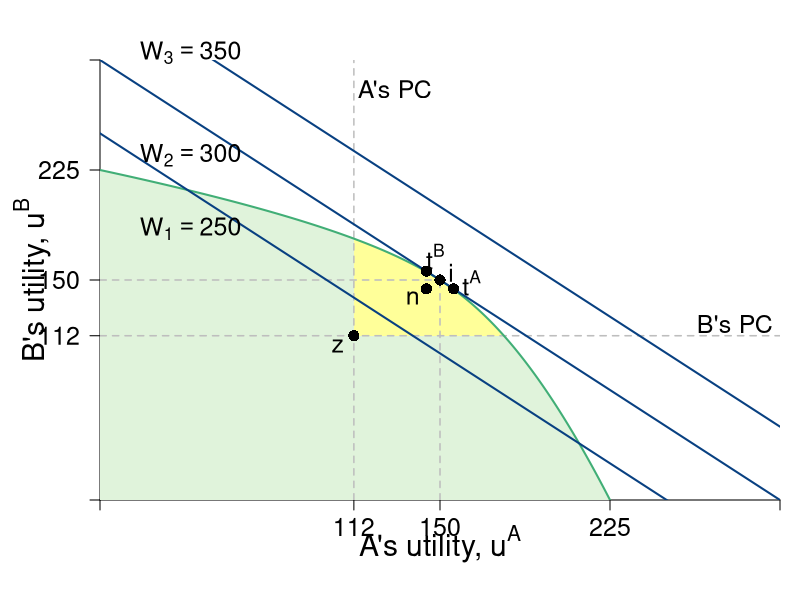

Recreate this plot in R.
#Graph Designer: Scott Cohn
#Authors: Bowles and Halliday
#Title: Coordination, Conflict and Competition: A Text in Microeconomics

####################################
# Version with Feas Set Full Shade
####################################

# Graph Initialize --------------------------------------------------------
library(tidyverse)
require(shape)
pdf(file = "coordination_failures/coord_upf.pdf", width = 9, height = 7)

#Set parameters for graphics
pointsize <- 1.8
axislabelsize <- 1.8
labelsize <- 1.5
namesize <- 1.8
annotatesize <- 1.5
graphlinewidth <- 2
segmentlinewidth <- 1.5

COL <- c("#7fc97f", "#beaed4", "#fdc086", "#ffff99", "#386cb0", "#f0027f", "#bf5b17", "#666666")
COLA <- c("#e0f3db", "#99d8c9","#66c2a4","#41ae76", "#238b45", "#005824")
COLB <- c("#4eb3d3", "#2b8cbe", "#0868ac","#084081")

par(mar =  c(5, 5, 3, 1))

# Functions ---------------------------------------------------------------

uA <- function(ha, hb, alpha = 30, beta = 1/2) {
  (alpha - beta * (ha + hb)) * ha - 0.5 * (ha)^2
}

uB <- function(ha, hb, alpha = 30, beta = 1/2) {
  (alpha - beta * (ha + hb)) * hb - 0.5 * (hb)^2
}

PEC <- function(ha, alpha = 30, beta = 1/2) {
  a = beta * (1 + 2 * beta)
  
  b = -alpha * (1 + 3 * beta) + (1 + 2 * beta)^2 * ha
  
  c = alpha^2 - alpha * (1 + 3 * beta) * ha + beta * (1 + 2 * beta) * ha^2
  
  delta = b ^ 2 - 4 * a * c
  
  return((-b - sqrt(delta)) / (2 * a))
}

# Axis Setup --------------------------------------------------------------

xlims <- c(0, 300)
ylims <- c(0, 300)

npts <- 501 
x <- seq(xlims[1], xlims[2], length.out = npts)
y <- seq(ylims[1], ylims[2], length.out = npts) 

plot(0, 0, xlim = xlims, ylim = ylims, type = "n",
     xlab = expression(paste("")),
     ylab = expression(paste("")), 
     xaxt = "n", 
     yaxt = "n", 
     cex.lab = axislabelsize, 
     bty = "n",
     xaxs = "i", 
     yaxs = "i")

ticksy <- c(0, 112, 150, 225, ylims[2])
ylabels <- c(NA, 112, 150, 225, NA)
ticksx <- c(0, 112, 150, 225, xlims[2])
xlabels <- c(NA, 112, 150, 225, NA)

axis(1, at = ticksx,  pos = 0, labels = xlabels, las = 1, cex.axis = labelsize)
axis(2, at = ticksy, pos = 0, labels = ylabels, las = 1, cex.axis = labelsize)

npts <- 500 
xx1 <- seq(xlims[1], xlims[2], length.out = npts)

text(0.5*xlims[2], -30, expression(paste("A's utility, ", u^A)), xpd = TRUE, cex = axislabelsize)
text(-30, 0.5*ylims[2], expression(paste("B's utility, ", u^B)), xpd = TRUE, cex = axislabelsize, srt = 90) 


# Calculations ------------------------------------------------------------

# Create `ha` and `hb`

ha <- seq(xlims[1], 15, length.out = npts) 
hb <- PEC(ha)

# Plug `ha` and `hb` into `uA` and `uB`
uA_vec <- uA(ha, hb)  # x-coord
uB_vec <- uB(ha, hb)  # y-coord

#To understand the relationship between the vectors make a tibble to check
utdf <- tibble(uA_vec, uB_vec)

# W-hat

W = c(250, 300, 350)

# Shading -----------------------------------------------------------------

polygon(uA_vec, 
        uB_vec,
        border = FALSE, col = COLA[1])

# Comment this section out to shade above z
polygon(c(0, 0, max(uA_vec)),
        c(0, max(uB_vec), 0),
        border = FALSE, col = COLA[1])

#217 to 415 
Apvec <- uA_vec[217:415]
Bpvec <- uB_vec[217:415]

#Shade the bargaining set
polygon(x = c(112, Apvec, 112, 112), 
         y = c(112, Bpvec, 112, 112),
         border = FALSE, col = COL[4])


# Segments ----------------------------------------------------------------

# to i
segments(0, 150, 150, 150, lty = 2, col = "gray" , lwd = segmentlinewidth)
segments(150, 0, 150, 150, lty = 2, col = "gray" , lwd = segmentlinewidth)

# to z
segments(0, 112, xlims[2], 112, lty = 2, col = "gray" , lwd = segmentlinewidth)
segments(112, 0, 112, ylims[2], lty = 2, col = "gray" , lwd = segmentlinewidth)


# Lines -------------------------------------------------------------------

# extend uA to eliminate scope error
extend <- seq(226, xlims[2], length.out = npts)
uA_vec_extend <- append(uA_vec, extend)

lines(uA_vec,
      uB_vec,
      col = COLA[4],
      lty = 1,
      lwd = graphlinewidth
)

# Iso-Soc Wel -> uB = W - uA
lines(
  uA_vec_extend,
  W[1] - uA_vec_extend,
  col = COLB[4],
  lty = 1,
  lwd = graphlinewidth
)

lines(
  uA_vec_extend,
  W[2] - uA_vec_extend,
  col = COLB[4],
  lty = 1,
  lwd = graphlinewidth
)

lines(
  uA_vec_extend,
  W[3] - uA_vec_extend,
  col = COLB[4],
  lty = 1,
  lwd = graphlinewidth
)

# Labels ------------------------------------------------------------------

# Label i 
points(150, 150, pch = 16, col = "black", cex = 1.5)
text(155, 155, expression(i), cex = labelsize)

# label z
points(112, 112, pch = 16, col = "black", cex = 1.5)
text(105, 105, expression(z), cex = labelsize)

points(144, 144, pch = 16, col = "black", cex = 1.5)
text(144 - 6, 144 - 6, expression(n), cex = labelsize)

points(156, 144, pch = 16, col = "black", cex = 1.5)
text(156 + 8, 144 + 4, expression(t^A), cex = labelsize)

points(144, 156, pch = 16, col = "black", cex = 1.5)
text(144 + 4, 156 + 10, expression(t^B), cex = labelsize)

text(130, 280, expression(paste("A's PC")), cex = labelsize)
# label fallbacks
text(280, 120, expression(paste("B's PC")), cex = labelsize)

text(40, 185, expression(paste(W[1] == 250)), cex = labelsize)
text(40, 235, expression(paste(W[2] == 300)), cex = labelsize)
text(40, 305, expression(paste(W[3] == 350)), cex = labelsize, xpd = TRUE)

# Note: these are not the TIOLI's from the book; 
# The ones from the book are calculated relative to the NE to 
# compare TIOLI and PSP vs. NE. 
# label tA and tB
# points(112, uB_vec[216], pch = 16, col = "black", cex = 1.5)
# text(108, uB_vec[216] - 10, expression(t^A), cex = labelsize)
# 
# points(uB_vec[216], 112, pch = 16, col = "black", cex = 1.5)
# text(uB_vec[216] - 5, 103, expression(t^B), cex = labelsize)



dev.off()
